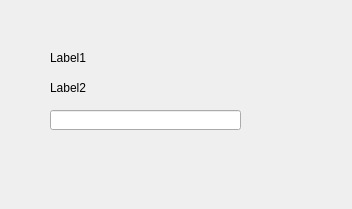
<?xml version="1.0" encoding="UTF-8"?>
<ui version="4.0">
 <class>Widget</class>
 <widget class="QWidget" name="Widget">
  <property name="geometry">
   <rect>
    <x>0</x>
    <y>0</y>
    <width>352</width>
    <height>209</height>
   </rect>
  </property>
  <property name="windowTitle">
   <string>Widget</string>
  </property>
  <widget class="QLabel" name="label">
   <property name="geometry">
    <rect>
     <x>50</x>
     <y>50</y>
     <width>100</width>
     <height>16</height>
    </rect>
   </property>
   <property name="text">
    <string>Label1</string>
   </property>
  </widget>
  <widget class="QLabel" name="label_2">
   <property name="geometry">
    <rect>
     <x>50</x>
     <y>80</y>
     <width>100</width>
     <height>16</height>
    </rect>
   </property>
   <property name="text">
    <string>Label2</string>
   </property>
  </widget>
  <widget class="QLineEdit" name="lineEdit">
   <property name="geometry">
    <rect>
     <x>50</x>
     <y>110</y>
     <width>191</width>
     <height>20</height>
    </rect>
   </property>
  </widget>
 </widget>
 <layoutdefault spacing="6" margin="11"/>
 <resources/>
 <connections/>
</ui>
